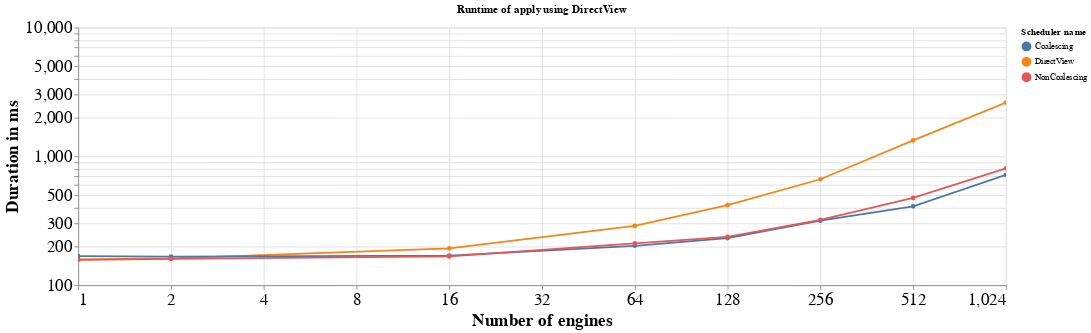

Notebook source saved alongside this figure:
### Code cell
ldata = data[data['Number of bytes'] == 2000_000]
alt.Chart(ldata).mark_line(point=True).encode(
    alt.X(
        'Number of engines',
        scale=alt.Scale(type='log', base=2)
    ),
    alt.Y(
        'Duration in ms',
        scale=alt.Scale(type='log')
    ),
    color='Scheduler name:N',
    tooltip='Duration in ms',
).configure_axis(labelFontSize=20, titleFontSize=20).properties(title='Runtime of apply using DirectView', width=1080).interactive().display(renderer='svg')

### Figure 1 — Vega-Lite specification as saved in the notebook (floating-point values rounded to 4 significant figures)
{"config": {"view": {"continuousWidth": 400, "continuousHeight": 300}, "axis": {"labelFontSize": 20, "titleFontSize": 20}}, "data": {"name": "data-8526b2cd163d60ffa8dba8bff9edef24"}, "mark": {"type": "line", "point": true}, "encoding": {"color": {"type": "nominal", "field": "Scheduler name"}, "tooltip": {"type": "quantitative", "field": "Duration in ms"}, "x": {"type": "quantitative", "field": "Number of engines", "scale": {"base": 2, "type": "log"}}, "y": {"type": "quantitative", "field": "Duration in ms", "scale": {"type": "log"}}}, "selection": {"selector001": {"type": "interval", "bind": "scales", "encodings": ["x", "y"]}}, "title": "Runtime of apply using DirectView", "width": 1080, "$schema": "https://vega.github.io/schema/vega-lite/v4.8.1.json", "datasets": {"data-8526b2cd163d60ffa8dba8bff9edef24": [{"Duration in ms": 158.6, "Number of bytes": 2000000, "Number of engines": 1, "Scheduler name": "DirectView", "Speedup": 1.0}, {"Duration in ms": 161.7, "Number of bytes": 2000000, "Number of engines": 2, "Scheduler name": "DirectView", "Speedup": 1.0}, {"Duration in ms": 193.3, "Number of bytes": 2000000, "Number of engines": 16, "Scheduler name": "DirectView", "Speedup": 1.0}, {"Duration in ms": 288.5, "Number of bytes": 2000000, "Number of engines": 64, "Scheduler name": "DirectView", "Speedup": 1.0}, {"Duration in ms": 418.6, "Number of bytes": 2000000, "Number of engines": 128, "Scheduler name": "DirectView", "Speedup": 1.0}, {"Duration in ms": 663.6, "Number of bytes": 2000000, "Number of engines": 256, "Scheduler name": "DirectView", "Speedup": 1.0}, {"Duration in ms": 1330.0, "Number of bytes": 2000000, "Number of engines": 512, "Scheduler name": "DirectView", "Speedup": 1.0}, {"Duration in ms": 2614.0, "Number of bytes": 2000000, "Number of engines": 1024, "Scheduler name": "DirectView", "Speedup": 1.0}, {"Duration in ms": 168.1, "Number of bytes": 2000000, "Number of engines": 1, "Scheduler name": "Coalescing", "Speedup": 0.9435}, {"Duration in ms": 166.7, "Number of bytes": 2000000, "Number of engines": 2, "Scheduler name": "Coalescing", "Speedup": 0.9702}, {"Duration in ms": 169.4, "Number of bytes": 2000000, "Number of engines": 16, "Scheduler name": "Coalescing", "Speedup": 1.141}, {"Duration in ms": 202.3, "Number of bytes": 2000000, "Number of engines": 64, "Scheduler name": "Coalescing", "Speedup": 1.426}, {"Duration in ms": 232.2, "Number of bytes": 2000000, "Number of engines": 128, "Scheduler name": "Coalescing", "Speedup": 1.803}, {"Duration in ms": 316.7, "Number of bytes": 2000000, "Number of engines": 256, "Scheduler name": "Coalescing", "Speedup": 2.095}, {"Duration in ms": 409.6, "Number of bytes": 2000000, "Number of engines": 512, "Scheduler name": "Coalescing", "Speedup": 3.247}, {"Duration in ms": 718.3, "Number of bytes": 2000000, "Number of engines": 1024, "Scheduler name": "Coalescing", "Speedup": 3.638}, {"Duration in ms": 157.4, "Number of bytes": 2000000, "Number of engines": 1, "Scheduler name": "NonCoalescing", "Speedup": 1.007}, {"Duration in ms": 159.9, "Number of bytes": 2000000, "Number of engines": 2, "Scheduler name": "NonCoalescing", "Speedup": 1.011}, {"Duration in ms": 167.2, "Number of bytes": 2000000, "Number of engines": 16, "Scheduler name": "NonCoalescing", "Speedup": 1.156}, {"Duration in ms": 211.1, "Number of bytes": 2000000, "Number of engines": 64, "Scheduler name": "NonCoalescing", "Speedup": 1.366}, {"Duration in ms": 237.1, "Number of bytes": 2000000, "Number of engines": 128, "Scheduler name": "NonCoalescing", "Speedup": 1.765}, {"Duration in ms": 321.7, "Number of bytes": 2000000, "Number of engines": 256, "Scheduler name": "NonCoalescing", "Speedup": 2.063}, {"Duration in ms": 475.5, "Number of bytes": 2000000, "Number of engines": 512, "Scheduler name": "NonCoalescing", "Speedup": 2.796}, {"Duration in ms": 806.0, "Number of bytes": 2000000, "Number of engines": 1024, "Scheduler name": "NonCoalescing", "Speedup": 3.243}]}}
